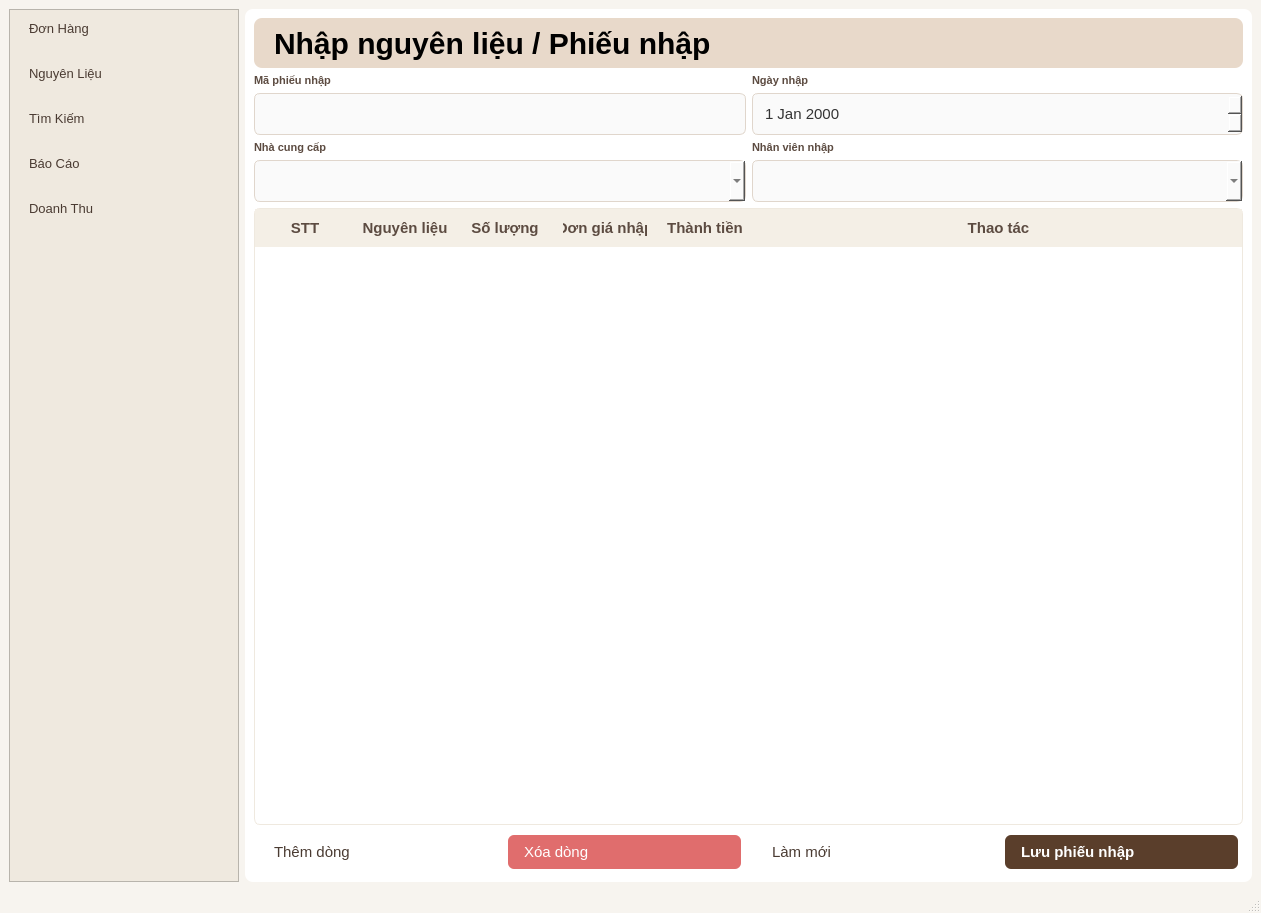
<?xml version="1.0" encoding="UTF-8"?>
<ui version="4.0">
 <class>MainWindow</class>
 <widget class="QMainWindow" name="MainWindow">
  <property name="geometry">
   <rect>
    <x>0</x>
    <y>0</y>
    <width>1261</width>
    <height>913</height>
   </rect>
  </property>
  <property name="windowTitle">
   <string>MainWindow</string>
  </property>
  <property name="styleSheet">
   <string notr="true">/* 1. Đổi màu nền toàn bộ cửa sổ sang màu kem nhạt */
QMainWindow {
    background-color: #F7F4EF;
    font-size: 15px;
}

/* 2. Thanh menu bên trái (Sidebar) */
QWidget#sidebarWidget, QFrame#frame {
    background-color: #EFE9DF;
    border-right: 1px solid #E2D9CD;
}

/* 3. Kiểu dáng các nút bấm trên menu trái */
QPushButton {
    background-color: transparent;
    border: none;
    text-align: left;
    padding: 10px 15px;
    color: #4A3B32;
    font-size: 15px;
    border-radius: 6px;
    margin: 2px 5px;
}
QPushButton:hover {
    background-color: #DFD4C5;
}

/* Nút đang được chọn (active) */
QPushButton:pressed,
QPushButton:checked {
    background-color: #DFD4C5;
    font-weight: bold;
}

/* 4. Các khung nội dung màu trắng (Cards) bên phải - Trừ khung chính tổng thể của cửa sổ */
QFrame#frame_2, QFrame#frame_3 {
    background-color: #FFFFFF;
    border-radius: 8px;
}

/* 5. Ô nhập liệu (QLineEdit, QComboBox, QDateEdit, QSpinBox) */
QLineEdit, QComboBox, QDateEdit, QSpinBox {
    background-color: #FAFAFA;
    border: 1px solid #E0D6CC;
    border-radius: 6px;
    padding: 6px 10px;
    color: #333333;
    font-size: 15px;
    min-height: 28px;
}

/* 6. Bảng dữ liệu (QTableWidget) */
QTableWidget {
    background-color: #FFFFFF;
    border: 1px solid #EFE9DF;
    gridline-color: #F0EBE3;
    border-radius: 6px;
    font-size: 15px;
}
QHeaderView::section {
    background-color: #F4EFE6;
    color: #5C4B41;
    padding: 8px;
    border: none;
    font-weight: bold;
    font-size: 15px;
}

/* 7. Nút Lưu phiếu nhập màu nâu đậm (Khớp với objectName: btnLuuPhieuNhap trong hình) */
QPushButton#btnLuuPhieuNhap {
    background-color: #5A3E2B;
    color: white;
    border-radius: 6px;
    padding: 8px 16px;
    font-weight: bold;
    font-size: 15px;
}
QPushButton#btnLuuPhieuNhap:hover {
    background-color: #463021;
}

/* 8. Nút Xóa dòng màu đỏ hồng nhẹ (Khớp với objectName: btnXoaDong trong hình) */
QPushButton#btnXoaDong {
    background-color: #E06D6D;
    color: white;
    border-radius: 6px;
    padding: 8px 16px;
    font-size: 15px;
}
QPushButton#btnXoaDong:hover {
    background-color: #cc5c5c;
}</string>
  </property>
  <widget class="QWidget" name="centralwidget">
   <layout class="QHBoxLayout" name="horizontalLayout">
    <item>
     <widget class="QFrame" name="frame">
      <property name="sizePolicy">
       <sizepolicy hsizetype="Preferred" vsizetype="Expanding">
        <horstretch>0</horstretch>
        <verstretch>0</verstretch>
       </sizepolicy>
      </property>
      <property name="minimumSize">
       <size>
        <width>230</width>
        <height>800</height>
       </size>
      </property>
      <property name="maximumSize">
       <size>
        <width>230</width>
        <height>16777215</height>
       </size>
      </property>
      <property name="frameShape">
       <enum>QFrame::StyledPanel</enum>
      </property>
      <property name="frameShadow">
       <enum>QFrame::Raised</enum>
      </property>
      <widget class="QWidget" name="layoutWidget">
       <property name="geometry">
        <rect>
         <x>0</x>
         <y>0</y>
         <width>282</width>
         <height>621</height>
        </rect>
       </property>
       <layout class="QVBoxLayout" name="verticalLayout">
        <item>
         <widget class="QPushButton" name="pushButton">
          <property name="font">
           <font>
            <pointsize>-1</pointsize>
           </font>
          </property>
          <property name="styleSheet">
           <string notr="true">QPushButton {
    background-color: transparent;
    border: none;
    text-align: left;
    padding: 10px 15px;
    color: #4A3B32;
    border-radius: 6px;
    font-size: 13px;
}
QPushButton:hover {
    background-color: #DFD4C5; /* Hiệu ứng khi rê chuột vào */
}</string>
          </property>
          <property name="text">
           <string>Đơn Hàng</string>
          </property>
         </widget>
        </item>
        <item>
         <widget class="QPushButton" name="pushButton_2">
          <property name="font">
           <font>
            <pointsize>-1</pointsize>
           </font>
          </property>
          <property name="styleSheet">
           <string notr="true">QPushButton {
    background-color: transparent;
    border: none;
    text-align: left;
    padding: 10px 15px;
    color: #4A3B32;
    border-radius: 6px;
    font-size: 13px;
}
QPushButton:hover {
    background-color: #DFD4C5; /* Hiệu ứng khi rê chuột vào */
}</string>
          </property>
          <property name="text">
           <string>Nguyên Liệu</string>
          </property>
         </widget>
        </item>
        <item>
         <widget class="QPushButton" name="pushButton_3">
          <property name="font">
           <font>
            <pointsize>-1</pointsize>
           </font>
          </property>
          <property name="styleSheet">
           <string notr="true">QPushButton {
    background-color: transparent;
    border: none;
    text-align: left;
    padding: 10px 15px;
    color: #4A3B32;
    border-radius: 6px;
    font-size: 13px;
}
QPushButton:hover {
    background-color: #DFD4C5; /* Hiệu ứng khi rê chuột vào */
}</string>
          </property>
          <property name="text">
           <string>Tìm Kiếm</string>
          </property>
         </widget>
        </item>
        <item>
         <widget class="QPushButton" name="pushButton_4">
          <property name="font">
           <font>
            <pointsize>-1</pointsize>
           </font>
          </property>
          <property name="styleSheet">
           <string notr="true">QPushButton {
    background-color: transparent;
    border: none;
    text-align: left;
    padding: 10px 15px;
    color: #4A3B32;
    border-radius: 6px;
    font-size: 13px;
}
QPushButton:hover {
    background-color: #DFD4C5; /* Hiệu ứng khi rê chuột vào */
}</string>
          </property>
          <property name="text">
           <string>Báo Cáo</string>
          </property>
         </widget>
        </item>
        <item>
         <widget class="QPushButton" name="pushButton_5">
          <property name="font">
           <font>
            <pointsize>-1</pointsize>
           </font>
          </property>
          <property name="styleSheet">
           <string notr="true">QPushButton {
    background-color: transparent;
    border: none;
    text-align: left;
    padding: 10px 15px;
    color: #4A3B32;
    border-radius: 6px;
    font-size: 13px;
}
QPushButton:hover {
    background-color: #DFD4C5; /* Hiệu ứng khi rê chuột vào */
}</string>
          </property>
          <property name="text">
           <string>Doanh Thu</string>
          </property>
         </widget>
        </item>
        <item>
         <spacer name="verticalSpacer_2">
          <property name="orientation">
           <enum>Qt::Vertical</enum>
          </property>
          <property name="sizeHint" stdset="0">
           <size>
            <width>20</width>
            <height>40</height>
           </size>
          </property>
         </spacer>
        </item>
       </layout>
      </widget>
     </widget>
    </item>
    <item>
     <widget class="QFrame" name="frame_2">
      <property name="frameShape">
       <enum>QFrame::StyledPanel</enum>
      </property>
      <property name="frameShadow">
       <enum>QFrame::Raised</enum>
      </property>
      <layout class="QVBoxLayout" name="verticalLayout_2">
       <item>
        <widget class="QFrame" name="frame_3">
         <property name="minimumSize">
          <size>
           <width>0</width>
           <height>50</height>
          </size>
         </property>
         <property name="font">
          <font>
           <pointsize>-1</pointsize>
          </font>
         </property>
         <property name="styleSheet">
          <string notr="true">QFrame {
font-size: 30px;
background-color: #E8D9CA;
border-radius: 8px;
}
</string>
         </property>
         <property name="frameShape">
          <enum>QFrame::StyledPanel</enum>
         </property>
         <property name="frameShadow">
          <enum>QFrame::Raised</enum>
         </property>
         <widget class="QLabel" name="label_6">
          <property name="geometry">
           <rect>
            <x>20</x>
            <y>0</y>
            <width>491</width>
            <height>51</height>
           </rect>
          </property>
          <property name="font">
           <font>
            <pointsize>-1</pointsize>
            <weight>75</weight>
            <bold>true</bold>
           </font>
          </property>
          <property name="styleSheet">
           <string notr="true">QLable {
font-size: 50px;
background-color: #E8D9CA;
border-radius: 8px;
}
</string>
          </property>
          <property name="text">
           <string>Nhập nguyên liệu / Phiếu nhập</string>
          </property>
         </widget>
        </widget>
       </item>
       <item>
        <layout class="QGridLayout" name="gridLayout">
         <item row="1" column="0">
          <widget class="QLineEdit" name="txtMaPhieuNhap">
           <property name="font">
            <font>
             <pointsize>-1</pointsize>
            </font>
           </property>
          </widget>
         </item>
         <item row="3" column="1">
          <widget class="QComboBox" name="cbNhanVienNhap">
           <property name="sizePolicy">
            <sizepolicy hsizetype="Expanding" vsizetype="Fixed">
             <horstretch>0</horstretch>
             <verstretch>0</verstretch>
            </sizepolicy>
           </property>
           <property name="font">
            <font>
             <pointsize>-1</pointsize>
            </font>
           </property>
          </widget>
         </item>
         <item row="0" column="0">
          <widget class="QLabel" name="label">
           <property name="font">
            <font>
             <pointsize>8</pointsize>
             <weight>62</weight>
             <bold>true</bold>
            </font>
           </property>
           <property name="styleSheet">
            <string notr="true">QLabel {
    color: #5C4B41;
    font-weight: 500;
}</string>
           </property>
           <property name="text">
            <string>Mã phiếu nhập</string>
           </property>
          </widget>
         </item>
         <item row="1" column="1">
          <widget class="QDateEdit" name="dateNgayNhap">
           <property name="font">
            <font>
             <pointsize>-1</pointsize>
            </font>
           </property>
          </widget>
         </item>
         <item row="2" column="0">
          <widget class="QLabel" name="label_4">
           <property name="font">
            <font>
             <pointsize>8</pointsize>
             <weight>62</weight>
             <bold>true</bold>
            </font>
           </property>
           <property name="styleSheet">
            <string notr="true">QLabel {
    color: #5C4B41;
    font-weight: 500;
}</string>
           </property>
           <property name="text">
            <string>Nhà cung cấp</string>
           </property>
          </widget>
         </item>
         <item row="3" column="0">
          <widget class="QComboBox" name="cbNhaCungCap">
           <property name="sizePolicy">
            <sizepolicy hsizetype="Expanding" vsizetype="Fixed">
             <horstretch>0</horstretch>
             <verstretch>0</verstretch>
            </sizepolicy>
           </property>
           <property name="font">
            <font>
             <pointsize>-1</pointsize>
            </font>
           </property>
          </widget>
         </item>
         <item row="0" column="1">
          <widget class="QLabel" name="label_2">
           <property name="font">
            <font>
             <pointsize>8</pointsize>
             <weight>62</weight>
             <bold>true</bold>
            </font>
           </property>
           <property name="styleSheet">
            <string notr="true">QLabel {
    color: #5C4B41;
    font-weight: 500;
}</string>
           </property>
           <property name="text">
            <string>Ngày nhập</string>
           </property>
          </widget>
         </item>
         <item row="2" column="1">
          <widget class="QLabel" name="label_3">
           <property name="font">
            <font>
             <pointsize>8</pointsize>
             <weight>62</weight>
             <bold>true</bold>
            </font>
           </property>
           <property name="styleSheet">
            <string notr="true">QLabel {
    color: #5C4B41;
    font-weight: 500;
}</string>
           </property>
           <property name="text">
            <string>Nhân viên nhập</string>
           </property>
          </widget>
         </item>
        </layout>
       </item>
       <item>
        <widget class="QTableWidget" name="tableChiTiet">
         <property name="font">
          <font>
           <pointsize>-1</pointsize>
          </font>
         </property>
         <attribute name="horizontalHeaderStretchLastSection">
          <bool>true</bool>
         </attribute>
         <column>
          <property name="text">
           <string>STT</string>
          </property>
         </column>
         <column>
          <property name="text">
           <string>Nguyên liệu</string>
          </property>
         </column>
         <column>
          <property name="text">
           <string>Số lượng</string>
          </property>
         </column>
         <column>
          <property name="text">
           <string>Đơn giá nhập</string>
          </property>
         </column>
         <column>
          <property name="text">
           <string>Thành tiền</string>
          </property>
         </column>
         <column>
          <property name="text">
           <string>Thao tác</string>
          </property>
         </column>
        </widget>
       </item>
       <item>
        <layout class="QHBoxLayout" name="horizontalLayout_3">
         <item>
          <widget class="QPushButton" name="btnThemDong">
           <property name="text">
            <string>Thêm dòng</string>
           </property>
          </widget>
         </item>
         <item>
          <widget class="QPushButton" name="btnXoaDong">
           <property name="text">
            <string>Xóa dòng</string>
           </property>
          </widget>
         </item>
         <item>
          <widget class="QPushButton" name="btnLamMoi">
           <property name="text">
            <string>Làm mới</string>
           </property>
          </widget>
         </item>
         <item>
          <widget class="QPushButton" name="btnLuuPhieuNhap">
           <property name="text">
            <string>Lưu phiếu nhập</string>
           </property>
          </widget>
         </item>
        </layout>
       </item>
      </layout>
     </widget>
    </item>
   </layout>
  </widget>
  <widget class="QMenuBar" name="menubar">
   <property name="geometry">
    <rect>
     <x>0</x>
     <y>0</y>
     <width>1261</width>
     <height>22</height>
    </rect>
   </property>
  </widget>
  <widget class="QStatusBar" name="statusbar"/>
 </widget>
 <resources/>
 <connections/>
</ui>
